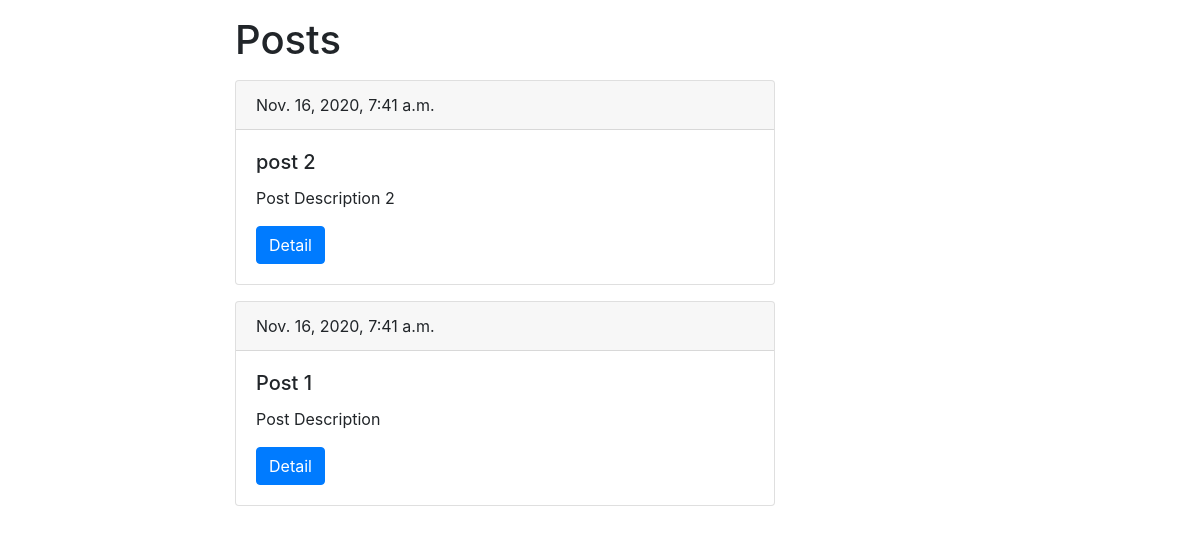
/posts/, run on the app's committed database.
### posts/models.py (models this page shows, shortened)
class Post(models.Model):
    title = models.CharField(max_length=150,
                            verbose_name='Название поста')
    slug = models.SlugField(max_length=150,
                            verbose_name='Слаг поста',
                            blank=True)
    body = models.TextField(blank=True,
                            verbose_name='Описание поста')
    date_pub = models.DateTimeField(auto_now_add=True,
                                    verbose_name='Время создания поста')

### posts/views.py (the view)
# urls.py: path('', PostList.as_view(), name='list'),
class PostList(ListView):
    model = Post
    template_name = 'post_list.html'
    def get_queryset(self):
        return Post.objects.order_by('date_pub').reverse()

### posts/templates/post_list.html (shortened to what this page needs)
{% extends 'base.html' %}
            {% block content %}
            <h1 class="mt-3">Posts</h1>
            {% for post in object_list %}
            <div class="card mt-3">
                <div class="card-header">
                    {{ post.date_pub }}
                </div>
                <div class="card-body">
                  <h5 class="card-title">{{ post.title }}</h5>
                  <p class="card-text">{{ post.body }}</p>
                  <a href="{% url 'posts:detail' slug=post.slug %}" class="btn btn-primary">Detail</a>
                </div>
              </div>
              {% endfor %}
            {% endblock %}

### data on the page
Post: date_pub "Nov. 16, 2020, 7:41 a.m.", title "post 2", body "Post Description 2"
Post: date_pub "Nov. 16, 2020, 7:41 a.m.", title "Post 1", body "Post Description"
